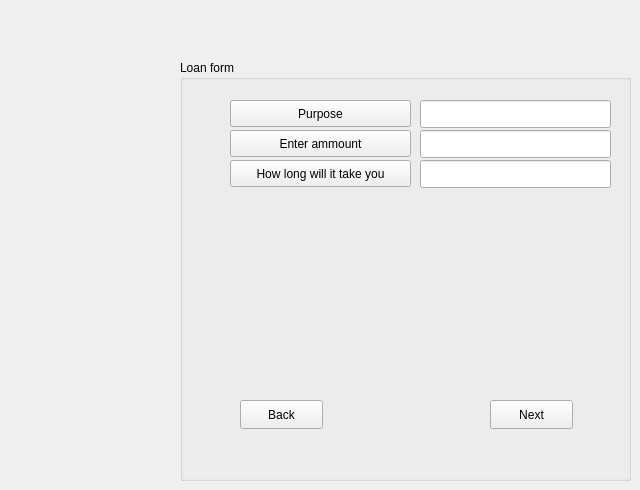
    <widget class="QWidget" name="Loan_Form">
     <widget class="QGroupBox" name="groupBox_7">
      <property name="geometry">
       <rect>
        <x>180</x>
        <y>60</y>
        <width>451</width>
        <height>421</height>
       </rect>
      </property>
      <property name="title">
       <string>Loan form</string>
      </property>
      <widget class="QToolButton" name="toolButton_31">
       <property name="geometry">
        <rect>
         <x>50</x>
         <y>40</y>
         <width>181</width>
         <height>27</height>
        </rect>
       </property>
       <property name="styleSheet">
        <string notr="true"/>
       </property>
       <property name="text">
        <string>Purpose</string>
       </property>
      </widget>
      <widget class="QToolButton" name="toolButton_32">
       <property name="geometry">
        <rect>
         <x>50</x>
         <y>70</y>
         <width>181</width>
         <height>27</height>
        </rect>
       </property>
       <property name="text">
        <string>Enter ammount</string>
       </property>
      </widget>
      <widget class="QToolButton" name="toolButton_33">
       <property name="geometry">
        <rect>
         <x>50</x>
         <y>100</y>
         <width>181</width>
         <height>27</height>
        </rect>
       </property>
       <property name="text">
        <string>How long will it take you</string>
       </property>
      </widget>
      <widget class="QPushButton" name="pushButton_24">
       <property name="geometry">
        <rect>
         <x>310</x>
         <y>340</y>
         <width>83</width>
         <height>29</height>
        </rect>
       </property>
       <property name="text">
        <string>Next</string>
       </property>
      </widget>
      <widget class="QPushButton" name="pushButton_51">
       <property name="geometry">
        <rect>
         <x>60</x>
         <y>340</y>
         <width>83</width>
         <height>29</height>
        </rect>
       </property>
       <property name="text">
        <string>Back</string>
       </property>
      </widget>
      <widget class="QLineEdit" name="lineEdit_12">
       <property name="geometry">
        <rect>
         <x>240</x>
         <y>40</y>
         <width>191</width>
         <height>28</height>
        </rect>
       </property>
      </widget>
      <widget class="QLineEdit" name="lineEdit_13">
       <property name="geometry">
        <rect>
         <x>240</x>
         <y>70</y>
         <width>191</width>
         <height>28</height>
        </rect>
       </property>
      </widget>
      <widget class="QLineEdit" name="lineEdit_14">
       <property name="geometry">
        <rect>
         <x>240</x>
         <y>100</y>
         <width>191</width>
         <height>28</height>
        </rect>
       </property>
      </widget>
     </widget>
    </widget>
